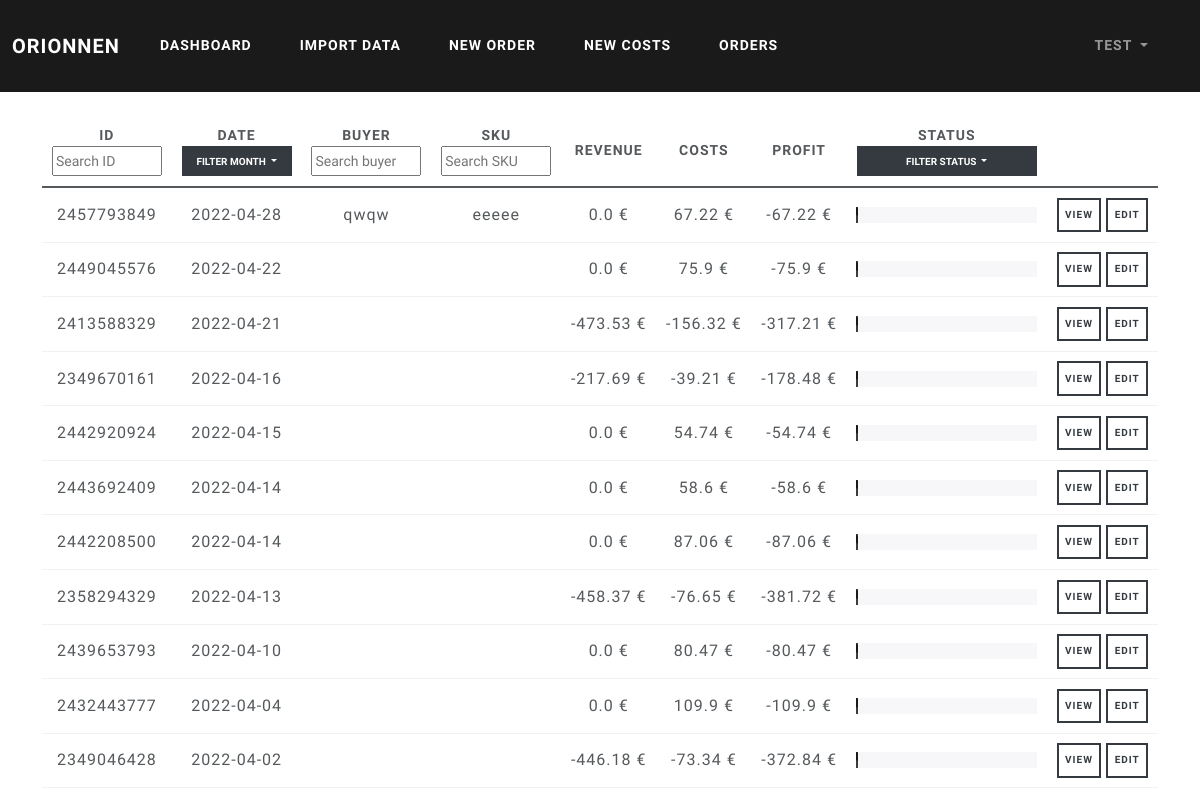
/orders (signed in), run on an earlier commit of the app's database.
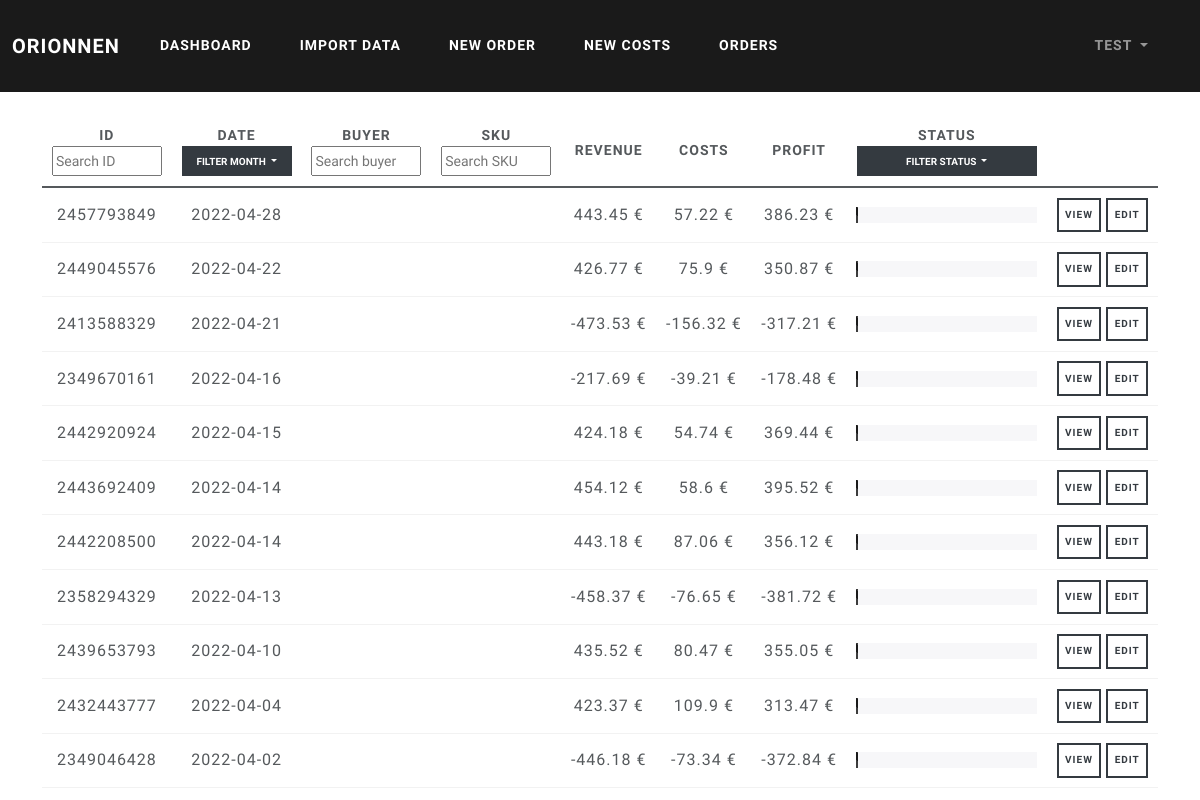
And on a later commit of the database.
### orionnen/models.py (models this page shows)
class Order(db.Model):
    id = db.Column(db.Integer, primary_key=True)
    user_id = db.Column(db.Integer, db.ForeignKey('user.id'), nullable=False)
    order_id = db.Column(db.Integer, unique=True, nullable=False)
    sku = db.Column(db.String(20), default='Not Specified')
    buyer = db.Column(db.String(20), default='Not Specified')
    date = db.Column(db.Date, nullable=False)
    note = db.Column(db.String(20), default='No Note')
    status = db.Column(db.String(20), default='Ordered')
    revenue = db.Column(db.Float, default=0)
    refund = db.Column(db.Float, default=0)
    net_revenue = db.Column(db.Float, default=0)
    proc_fee = db.Column(db.Float, default=0)
    cred_proc_fee = db.Column(db.Float, default=0)
    net_proc_fee = db.Column(db.Float, default=0)
    trans_trans_fee = db.Column(db.Float, default=0)
    cred_trans_trans_fee = db.Column(db.Float, default=0)
    ship_trans_fee = db.Column(db.Float, default=0)
    cred_ship_trans_fee = db.Column(db.Float, default=0)
    ad_fee = db.Column(db.Float, default=0)
    cred_ad_fee = db.Column(db.Float, default=0)
    net_ad_fee = db.Column(db.Float, default=0)
    vat_ad = db.Column(db.Float, default=0)
    cred_vat_ad = db.Column(db.Float, default=0)
    vat_proc_fee = db.Column(db.Float, default=0)
    cred_vat_proc_fee = db.Column(db.Float, default=0)
    vat_trans = db.Column(db.Float, default=0)
    cred_vat_trans = db.Column(db.Float, default=0)
    vat_ship_trans = db.Column(db.Float, default=0)
    cred_vat_ship_trans = db.Column(db.Float, default=0)
    tax = db.Column(db.Float, default=0)
    cred_tax = db.Column(db.Float, default=0)
    net_tax = db.Column(db.Float, default=0)
    trans_fee = db.Column(db.Float, default=0)
    cred_trans_fee = db.Column(db.Float, default=0)
    net_trans_fee = db.Column(db.Float, default=0)
    vat = db.Column(db.Float, default=0)
    cred_vat = db.Column(db.Float, default=0)
    net_vat = db.Column(db.Float, default=0)
    etsy_costs = db.Column(db.Float, default=0)
    prod_costs = db.Column(db.Float, default=0)
    ship_costs = db.Column(db.Float, default=0)
    undef_costs = db.Column(db.Float, default=0)
    other_costs = db.Column(db.Float, default=0)
    costs = db.Column(db.Float, default=0)
    profit = db.Column(db.Float, default=0)

### orionnen/routes.py (the view)
@app.route('/orders', methods=['GET', 'POST'])
@login_required
def show_orders():
    orders = db.session.query(Order).filter_by(author=current_user).order_by(Order.date.desc())
    return render_template("orders.html", orders=orders, month='All', status='All')

### orionnen/models.py (called while the page is built)
@login_manager.user_loader
def load_user(user_id):
    return User.query.get(int(user_id))

### orionnen/templates/orders.html (shortened to what this page needs)
{% extends "base.html" %}
{% block content %}
    <table id="Orders" class="table table-hover">
        <tr class="header">
          <th>
              ID<br>
              <input type="text" id="ID" onkeyup="filter_ID()" placeholder="Search ID" style="width: 110px; height: 30px;">
          </th>
          <th>
              Date<br>
              <div class="dropdown">
                    <button class="btn btn-dark btn-sm dropdown-toggle" type="button" id="dropdownMenuButton1" data-bs-toggle="dropdown" aria-expanded="false" style="width: 110px; height: 30px;">
                        Filter month
                    </button>
              </div>
          </th>
          <th>
              Buyer<br>
              <input type="text" id="Buyer" onkeyup="filter_buyer()" placeholder="Search buyer" style="width: 110px; height: 30px;">
          </th>
          <th>
              SKU<br>
              <input type="text" id="SKU" onkeyup="filter_SKU()" placeholder="Search SKU" style="width: 110px; height: 30px;">
          </th>
          <th>Revenue</th>
          <th>Costs</th>
          <th>Profit</th>
          <th>
              Status
              <div class="dropdown">
                    <button class="btn btn-dark btn-sm dropdown-toggle" style="width: 180px; height: 30px;";" type="button" id="dropdownMenuButton1" data-bs-toggle="dropdown" aria-expanded="false">
                        Filter status
                    </button>
                </div>
          </th>
          <th></th>
        </tr>
      <tbody>
        {% for order in orders %}
            <tr>
                <td style="text-align:center; vertical-align:middle">{{ order.order_id }}</td>
                <td style="text-align:center; vertical-align:middle">{{ order.date }}</td>
                <td style="text-align:center; vertical-align:middle">{{ order.buyer }}</td>
                <td style="text-align:center; vertical-align:middle">{{ order.sku }}</td>
                <td style="text-align:center; vertical-align:middle">{{ order.net_revenue }} €</td>
                <td style="text-align:center; vertical-align:middle">{{ order.costs }} €</td>
                <td style="text-align:center; vertical-align:middle">{{ order.profit }} €</td>
                <td style="text-align:center; vertical-align:middle">
                    <div class="progress">
                    </div>
                </td>
                <td align="center"><a class="btn btn-outline-dark btn-sm" href="{{ url_for('view_order', order_id=order.order_id) }}">View</a> <a class="btn btn-outline-dark btn-sm" href="{{ url_for('edit_order', order_id=order.order_id) }}">Edit</a></td>
            </tr>
        {% endfor %}
      </tbody>
    </table>
{% endblock %}

What changed in the data, as far as the page shows it:
changed Order (number 1 of 11 on the later page): net_revenue "0.0" → "443.45"; costs "67.22" → "57.22"; profit "-67.22" → "386.23"; buyer "qwqw" → (not shown); sku "eeeee" → (not shown)
changed Order (number 2 of 11 on the later page): net_revenue "0.0" → "426.77"; profit "-75.9" → "350.87"
changed Order (number 5 of 11 on the later page): net_revenue "0.0" → "424.18"; profit "-54.74" → "369.44"
changed Order (number 6 of 11 on the later page): net_revenue "0.0" → "454.12"; profit "-58.6" → "395.52"
changed Order (number 7 of 11 on the later page): net_revenue "0.0" → "443.18"; profit "-87.06" → "356.12"
changed Order (number 9 of 11 on the later page): net_revenue "0.0" → "435.52"; profit "-80.47" → "355.05"
changed Order (number 10 of 11 on the later page): net_revenue "0.0" → "423.37"; profit "-109.9" → "313.47"
